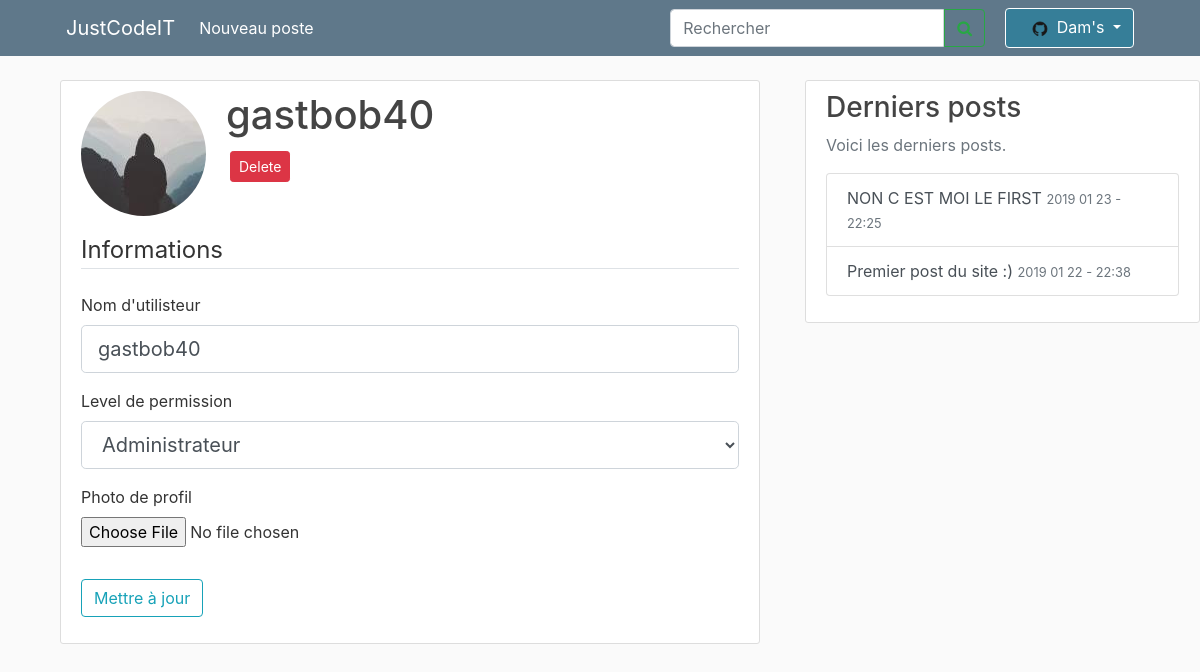
The page /account/gastbob40 (signed in) on the database its author committed.
### site_jci/models.py (models this page shows, shortened)
class User(db.Model, UserMixin):
    id = db.Column(db.Integer, primary_key=True)
    username = db.Column(db.String(20), unique=True, nullable=False)
    password = db.Column(db.String(60), nullable=False)
    image_file = db.Column(db.String(20), nullable=False, default='default.jpg')
    permission = db.Column(db.String(40), nullable=False)
    posts = db.relationship('Post', backref='author', lazy=True)

class Post(db.Model):
    id = db.Column(db.Integer, primary_key=True)
    title = db.Column(db.String(100), nullable=False)
    date_posted = db.Column(db.DateTime, nullable=False, default=datetime.utcnow)
    content = db.Column(db.Text, nullable=False)
    user_id = db.Column(db.Integer, db.ForeignKey('user.id'), nullable=False)

### site_jci/routes.py (the view)
@app.route("/account/<string:name>", methods=['GET', 'POST'])
def account_admin(name):
    if not current_user.is_authenticated:
        return redirect(url_for("homePage"))
    if current_user.permission != "administrator":
        return redirect(url_for("homePage"))
    form = UpdateAccountForm()
    user = db.session.query(User).filter_by(username=name).first()
    if request.method == "POST":
        if form.picture.data:
            picture_file = save_picture(form.picture.data)
            user.image_file = picture_file
        user.permission = form.permission_level.data
        user.username = form.username.data
        db.session.commit()
        flash('Votre compte a été mis à jours !', 'success')
        return redirect(url_for('account_admin', name=user.username))
    elif request.method == 'GET':
        form.username.data = user.username
        form.permission_level.data = user.permission
    image_file = url_for('static', filename='profile_pics/' + user.image_file)
    return render_template('account-admin.html', user=user,
    image_file=image_file, form=form)

### site_jci/forms.py (shortened to what this page needs)
class UpdateAccountForm(FlaskForm):
    username = StringField("Nom d'utilisteur",
                           validators=[DataRequired(), Length(min=2, max=20)])
    picture = FileField('Photo de profil', validators=[FileAllowed(['jpg', 'png'])])
    permission_level = SelectField('Level de permission',
                                   choices=[("member", 'Membre du projet'), ("administrator", "Administrateur")])
    password = PasswordField('Changer le mot de passe', validators=[])
    confirm_password = PasswordField('Confirmer le mot de passe',
                                     validators=[ EqualTo('password')])
    submit = SubmitField('Mettre à jour')

### site_jci/models.py (called while the page is built)
@login_manager.user_loader
def load_user(user_id):
    return User.query.get(int(user_id))

### site_jci/routes.py (called while the page is built)
@app.context_processor
def context_processor():
    posts = db.session.query(Post).all()
    if current_user.is_authenticated:
        image_file = url_for('static', filename='profile_pics/' + current_user.image_file)
        return dict(posts=posts, image_file_user=image_file)
    return dict(posts=posts)

### site_jci/templates/account-admin.html (shortened to what this page needs)
{% extends "layout.html" %}
{% block content %}
<main role="main" class="container">
    <div class="content-section">
        <div class="media">
            <img class="rounded-circle account-img" src="{{ image_file }}">
            <div class="media-body">
                <h2 class="account-heading">{{ user.username }}</h2>
                <button type="button" class="btn btn-danger btn-sm m-1" data-toggle="modal" data-target="#deleteModal">Delete</button>
            </div>
        </div>
        <form method="POST" action="" enctype="multipart/form-data">
            <fieldset class="form-group">
                <legend class="border-bottom mb-4">Informations</legend>
                <div class="form-group">
                    {{ form.username.label(class="form-control-label") }}
                    {% if form.username.errors %}
                    {{ form.username(class="form-control form-control-lg is-invalid") }}
                    <div class="invalid-feedback">
                        {% for error in form.username.errors %}
                        <span>{{ error }}</span>
                        {% endfor %}
                    </div>
                    {% else %}
                    {{ form.username(class="form-control form-control-lg") }}
                    {% endif %}
                </div>
                <div class="form-group">
                    {{ form.permission_level.label(class="form-control-label") }}
                    {% if form.permission_level.errors %}
                    {{ form.permission_level(class="form-control form-control-lg is-invalid") }}
                    <div class="invalid-feedback">
                        {% for error in form.permission_level.errors %}
                        <span>{{ error }}</span>
                        {% endfor %}
                    </div>
                    {% else %}
                    {{ form.permission_level(class="form-control form-control-lg") }}
                    {% endif %}
                </div>
                <div class="form-group">
                    {{ form.picture.label() }}
                    {{ form.picture(class="form-control-file") }}
                </div>
            </fieldset>
            <div class="form-group">
                {{ form.submit(class="btn btn-outline-info") }}
            </div>
        </form>
    </div>
</main>
{% endblock content %}

### site_jci/templates/layout.html (shortened to what this page needs)
<!DOCTYPE html>
<html lang="en">
<head>
    <link rel="stylesheet" href="https://stackpath.bootstrapcdn.com/bootstrap/4.1.3/css/bootstrap.min.css"
>
    <link rel="stylesheet" type="text/css" href="{{ url_for('static', filename='main.css') }}">
    <link rel="stylesheet" href="https://cdnjs.cloudflare.com/ajax/libs/font-awesome/4.7.0/css/font-awesome.min.css">
</head>
<body>
    <nav class="navbar navbar-expand-md navbar-dark bg-steel fixed-top">
        <a class="navbar-brand" style="margin-left:50px" href="{{ url_for('homePage') }}">JustCodeIT</a>
        <div class="collapse navbar-collapse" id="navbarSupportedContent">
            <ul class="navbar-nav mr-auto">
                {% if current_user.is_authenticated %}
                <li class="nav-item active">
                    <a class="nav-link" href="{{ url_for('new_post') }}">Nouveau poste<span class="sr-only">(current)</span></a>
                </li>
                {% endif %}
            </ul>
            <form class="form-inline my-2 my-lg-0">
                <input class="form-control mr-sm-2" type="search" placeholder="Rechercher" aria-label="Search" style=" border-top-right-radius:0;border-bottom-right-radius:0">
                <button class="btn btn-outline-success my-2 my-sm-0" type="submit" style="margin-left:-8px;border-bottom-left-radius: 0%;border-top-left-radius:0 "><i
                        class="fa fa-search"></i></button>
            </form>
        </div>
        <div class="navbar-nav ">
            {% if current_user.is_authenticated %}
            <li class="nav-item dropdown" style="margin-right:50px;">
                <a class="btn btn-dark dropdown-toggle " style="margin-left:20px; background-color:rgba(30, 130, 161, 0.616);border-color: white"
                    href="#" id="navbarDropdown" role="button" data-toggle="dropdown" aria-haspopup="true"
                    aria-expanded="false">
                    <img class="rounded-circle account-img" src="{{ image_file_user }}" style="width: 2vw; height: 2vw; margin: 0px 0px 0px 10px">
                    {{ current_user.username }}
                </a>
            </li>
            {% else %}
            <a class="nav-item nav-link" style="margin-left:50px;" href="{{ url_for('login') }}">Se connecter</a>
            {% endif %}
        </div>
    </nav>
    <main role="main" class="container ">
        <div class="row">
            <div class="col-md-8">
                {% block content %}{% endblock %}
            </div>
            <div class="col-md-4">
                <div class="content-section info-list">
                    <h3>Derniers posts</h3>
                    <p class='text-muted'>Voici les derniers posts.
                        <div class="list-group">
                            {% for post in posts|sort(attribute='date_posted', reverse = True) %}
                            {% if loop.index <= 6 %} <a href="/post/{{ post.id }}" class="list-group-item list-group-item-action">{{
                                post.title
                                }} <small class="text-muted">{{ post.date_posted.strftime('%Y %m %d - %H:%M') }}</small></a>
                                {% endif %}
                                {% endfor %}
                        </div>
                    </p>
                </div>
            </div>
        </div>
    </main>
</html>

### site_jci/static/main.css (style rules this page uses)
body { background: #fafafa; color: #333333; margin-top: 5rem; }
h1, h2, h3, h4, h5, h6 { color: #444444; }
.bg-steel { background-color: #5f788a; }
.content-section { background: #ffffff; padding: 10px 20px; border: 1px solid #dddddd; border-radius: 3px; margin-bottom: 20px; }
.account-img { height: 125px; width: 125px; margin-right: 20px; margin-bottom: 16px; }
.account-heading { font-size: 2.5rem; }
.info-list { position: fixed; }

### rows shown on the page
User: username "Dam's"
User: username "gastbob40"
Post: title "NON C EST MOI LE FIRST", date_posted "2019 01 23 - 22:25"
Post: title "Premier post du site :)", date_posted "2019 01 22 - 22:38"
